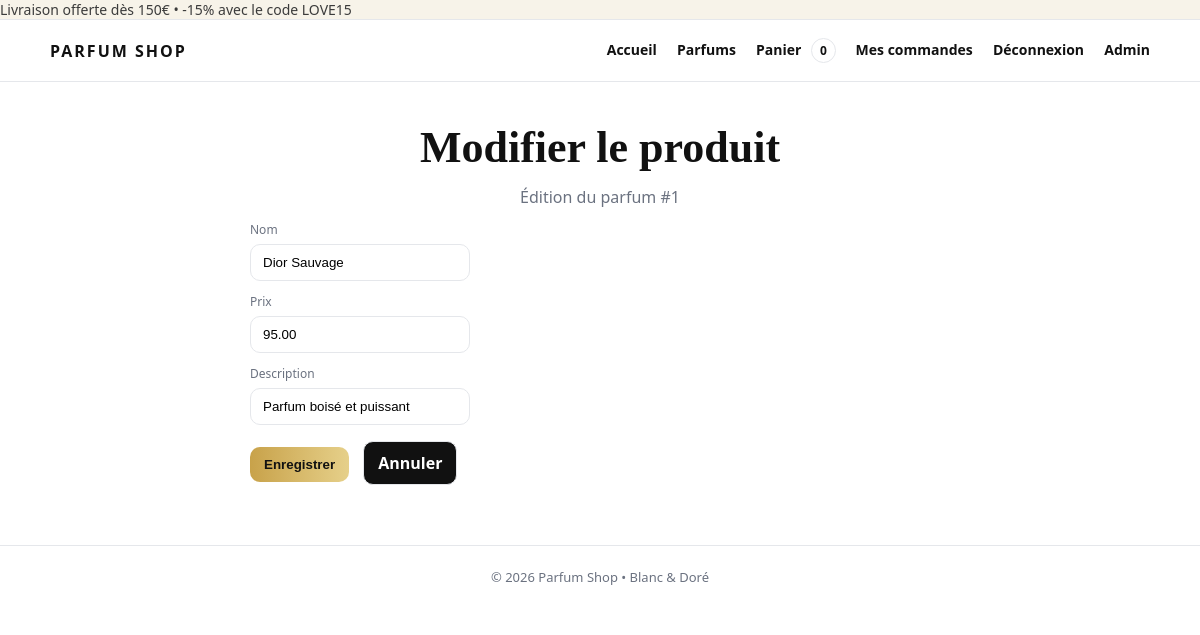
Page /admin/product_edit.php?id=1 (signed in) on the committed database.
### tables this page shows
CREATE TABLE `parfums` (
  `id` int(11) NOT NULL,
  `nom` varchar(255) NOT NULL,
  `Prix` decimal(10,2) NOT NULL,
  `description` text NOT NULL
);

### admin/product_edit.php (the view, shortened to what this page needs)
<?php
$pdo = db();
$id = isset($_GET['id']) ? (int)$_GET['id'] : 0;
$stmt = $pdo->prepare("SELECT id, nom, prix, description FROM parfums WHERE id = ?");
$stmt->execute([$id]);
$product = $stmt->fetch();
$nom = trim($_POST['nom'] ?? $product['nom']);
$prix = trim($_POST['prix'] ?? $product['prix']);
$description = trim($_POST['description'] ?? $product['description']);
require_once __DIR__ . '/../includes/header.php';
?>
<section class="hero" style="padding:40px 0 10px;">
  <div class="container">
    <h1 style="font-size:44px;">Modifier le produit</h1>
    <p>Édition du parfum #<?= (int)$id ?></p>
  </div>
</section>
<section class="section" style="padding-top:0;">
  <div class="container" style="max-width:700px;">
    <form method="POST">
      <label>Nom</label>
      <input class="input" type="text" name="nom" value="<?= htmlspecialchars($nom) ?>" required>
      <div style="height:12px;"></div>
      <label>Prix</label>
      <input class="input" type="text" name="prix" value="<?= htmlspecialchars($prix) ?>" required>
      <div style="height:12px;"></div>
      <label>Description</label>
      <input class="input" type="text" name="description" value="<?= htmlspecialchars($description) ?>" required>
      <div style="height:16px;"></div>
      <button class="btn gold" type="submit">Enregistrer</button>
      <a class="btn" href="/ProjetPHP/admin/products.php" style="margin-left:10px;">Annuler</a>
    </form>
  </div>
</section>
<?php require_once __DIR__ . '/../includes/footer.php'; ?>

### assets/style.css (style rules this page uses)
:root { --bg:#ffffff; --text:#111; --muted:#6b7280; --gold:#c8a24a; --gold2:#e6d08a; --card:#ffffff; --line:#e5e7eb; }
* { box-sizing:border-box; }
body { margin:0; font-family: system-ui, -apple-system, Segoe UI, Roboto, Arial, sans-serif; background:var(--bg); color:var(--text); }
.container { width:min(1100px, 92%); margin:0 auto; }
.hero { padding:60px 0 30px; text-align:center; }
.hero h1 { font-size:46px; margin:0; font-family: Georgia, "Times New Roman", serif; font-weight:600; }
.hero p { margin:12px auto 0; max-width:720px; color:var(--muted); line-height:1.6; }
.section { padding:24px 0 60px; }
label { display:block; font-size:12px; color:var(--muted); margin-bottom:6px; }
input { padding:10px 12px; border:1px solid var(--line); border-radius:10px; outline:none; min-width:220px; }
.btn { display:inline-block; padding:10px 14px; border-radius:10px; border:1px solid var(--line); background:#111; color:#fff; text-decoration:none; font-weight:700; cursor:pointer; }
.btn.gold { background: linear-gradient(90deg, var(--gold), var(--gold2)); color:#111; border:none; }

### rows in the picture
parfums: nom "Dior Sauvage", prix "95.00", description "Parfum boisé et puissant"

### other values in the picture
cartCount() "0"
$id "1"
